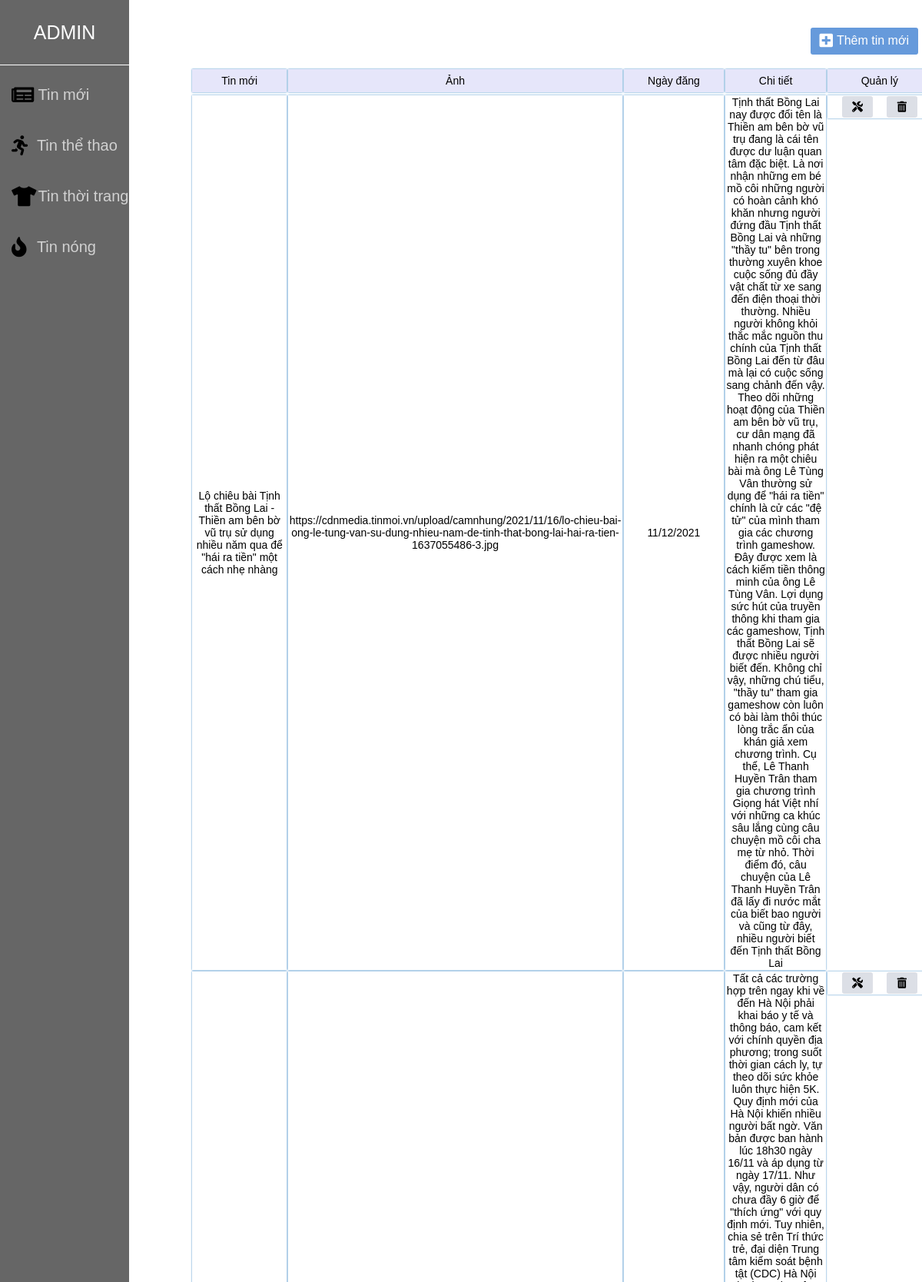
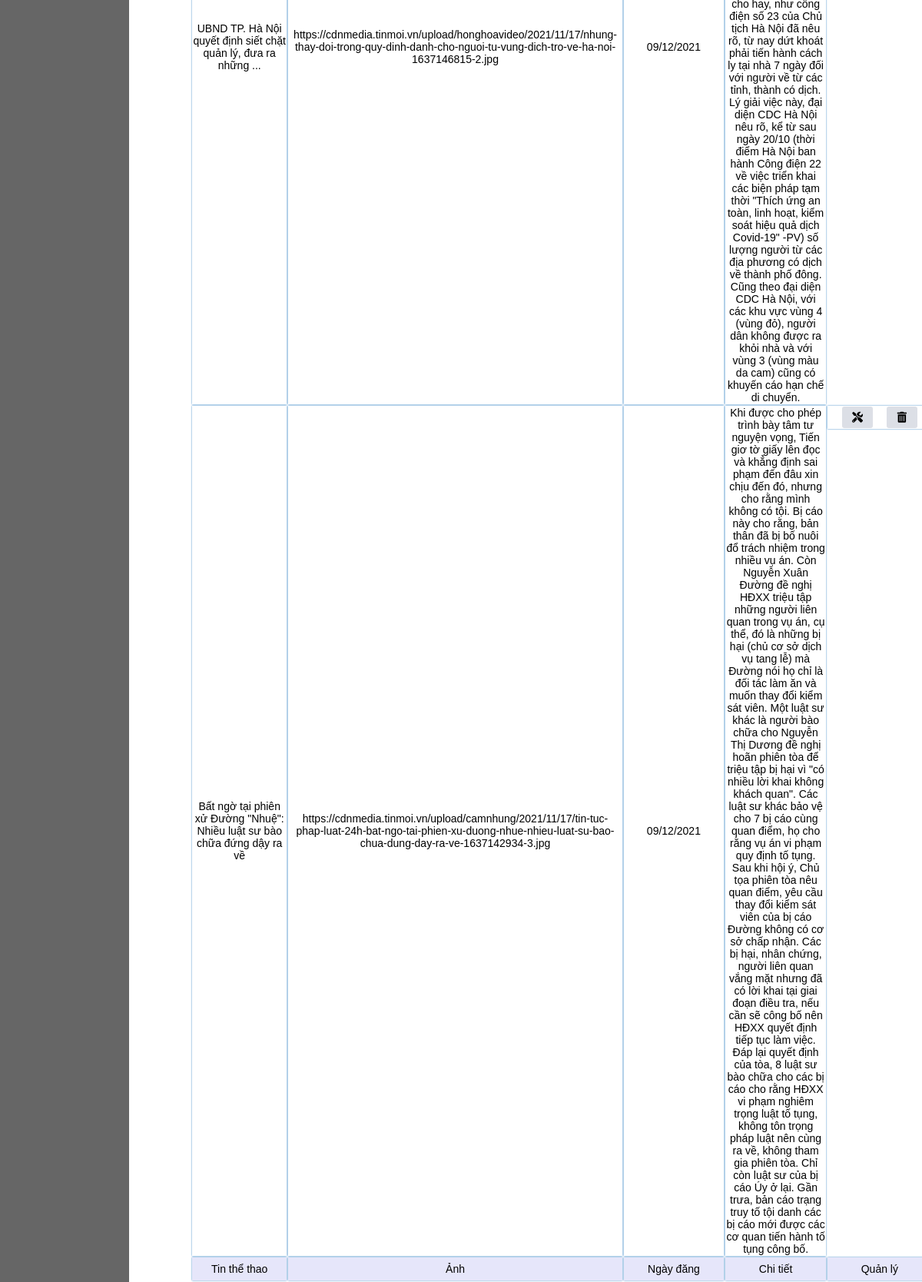
/administration.php (upper part), run on the app's committed database (2 pictures, top to bottom).
### tables this page shows
CREATE TABLE `tinmoi` (
  `ID` int(11) NOT NULL,
  `titlenew` varchar(256) DEFAULT NULL,
  `imagenew` varchar(500) DEFAULT NULL,
  `timenew` varchar(500) DEFAULT NULL,
  `detailsnew` longtext DEFAULT NULL
);

### administration.php (the view, shortened to what this page needs)
<!DOCTYPE html>
<html lang="en">
<head>
    <link rel="stylesheet" href="./assets/css/grid.css">
    <link rel="stylesheet" href="./assets/css/base.css">
    <link rel="stylesheet" href="./assets/css/style.css">
    <link rel="stylesheet" href="./assets/css/responsive.css">
    <link rel="stylesheet" href="   ./assets/fonts/fontawesome-free-5.15.4/css/all.min.css">
</head>
<body>
    <div class="around">
        <div class="around_left l-2 m-0 c-0">
            <h1 class="around_left-title">ADMIN</h1>
            <div class="around_left-item">
                <i class="fas fa-newspaper"></i>
                <p><a href="#tinmoi">Tin mới</a></p>
            </div>
            <div class="around_left-item">
                <i class="fas fa-running"></i>
                <p><a href="#tinthethao">Tin thể thao</a></p>
            </div>
            <div class="around_left-item">
                <i class="fas fa-tshirt"></i>
                <p><a href="#tinthoitrang">Tin thời trang</a></p>
            </div>
            <div class="around_left-item">
                <i class="fas fa-fire"></i>
                <p><a href="#tinnong">Tin nóng</a></p>
            </div>
        </div>
        <div class="around_right l-10 m-12 c-12">
            <div class="btn-add">
                <div class="btn-add-link">
                    <i class="fas fa-plus-square" style="margin-right: 5px; color: var(--white-color);"></i>
                    <a href="./addnews.php">Thêm tin mới</a>
                </div>
            </div>
            <div class="around_right-info">
                <table class="table">
                    <thead id="tinmoi">
                        <tr>
                            <td bgcolor="#E6E6FA">Tin mới</td>
                            <td bgcolor="#E6E6FA">Ảnh</td>
                            <td bgcolor="#E6E6FA">Ngày đăng</td>
                            <td bgcolor="#E6E6FA">Chi tiết</td>
                            <td bgcolor="#E6E6FA">Quản lý</td>
                    </thead>
                    <tbody>
                        <?php
                            $conn = mysqli_connect("localhost","root","","datanews");
                            $query=mysqli_query($conn,"select * from `tinmoi`");
                            while($row=mysqli_fetch_array($query)){
                        ?>
                        <tr>
                            <td><?php echo $row['titlenew']; ?></td>
                            <td><?php echo $row['imagenew']; ?></td>
                            <td><?php echo $row['timenew']; ?></td>
                            <td><?php echo $row['detailsnew']; ?></td>
                            <td class="around_right-info-link">
                                <a href="updatenews.php?titlenew=<?php echo $row['titlenew']; ?>">
                                    <i class="fas fa-tools"></i>
                                </a>
                                <a href="delete.php?titlenew=<?php echo $row['titlenew']; ?>">
                                    <i class="fas fa-trash-alt"></i>
                                </a>
                            </td>
                        </tr>
                        <?php
                        }
                        ?>
                    </tbody>
                    <thead id="tinthethao">
                        <tr>
                            <td bgcolor="#E6E6FA">Tin thể thao</td>
                            <td bgcolor="#E6E6FA">Ảnh</td>
                            <td bgcolor="#E6E6FA">Ngày đăng</td>
                            <td bgcolor="#E6E6FA">Chi tiết</td>
                            <td bgcolor="#E6E6FA">Quản lý</td>
                    </thead>
                </table>
            </div>
        </div>
    </div>
</body>
</html>

### assets/css/grid.css (style rules this page uses)
.c-0 { display: none; }
.c-12 { flex: 0 0 100%; max-width: 100%; }
@media (min-width: 740px) { .m-0 { display: none; } }
@media (min-width: 740px) { .m-1, .m-2, .m-3, .m-4, .m-5, .m-6, .m-7, .m-8, .m-9, .m-10, .m-11, .m-12 { display: block; } }
@media (min-width: 740px) { .m-12 { flex: 0 0 100%; max-width: 100%; } }
@media (min-width: 1113px) { .l-1, .l-2, .l-2-4, .l-3, .l-4, .l-5, .l-6, .l-7, .l-8, .l-9, .l-10, .l-11, .l-12 { display: block; } }
@media (min-width: 1113px) { .l-2 { flex: 0 0 16.66667%; max-width: 16.66667%; } }
@media (min-width: 1113px) { .l-10 { flex: 0 0 83.33333%; max-width: 83.33333%; } }

### assets/css/base.css (style rules this page uses)
:root { --black-color: #000; --white-color: #fff; --primary-color: #333333; --text-color: #D1D1D1; --hover-color: #C80000; }
* { box-sizing: inherit; }
html { font-size: 62.5%; line-height: 1.6rem; font-family: 'Roboto', sans-serif; box-sizing: border-box; }
a { text-decoration: none; }

### assets/css/style.css (style rules this page uses)
.around { display: flex; }
.around_left { background-color: rgba(0,0,0,0.6); position: fixed; top: 0; left: 0; right: 86%; bottom: 0; }
.around_right { padding: 10px; margin-left: 230px; }
.around_left-title { text-align: center; font-size: 2.5rem; color: var(--white-color); font-weight: 300; border-bottom: 1px solid white; margin: 0; padding: 34px 0; }
.around_left-item { display: flex; justify-content: center; align-items: center; padding-left: 15px; cursor: pointer; padding-top: 10px; }
.around_left-item i { font-size: 2.6rem; width: 16%; }
.around_left-item p { font-size: 2rem; margin-left: 10px; width: 84%; }
.around_left-item p a { transition: color ease 0.3s; color: var(--text-color); }
.btn-add { align-items: center; display: flex; justify-content: flex-end; padding-right: 20px; height: 70px; }
.btn-add-link { width: 140px; height: 35px; justify-content: center; align-items: center; display: flex; background-color: #669adb; border-radius: 3px; transition: box-shadow ease-in 0.1s; }
.btn-add-link a { font-size: 1.6rem; text-decoration: none; color: var(--white-color); }
.table { width: 100%; text-align: center; }
td { width: 20%; box-shadow: 0px 0px 2px #3482c5; height: 30px; font-size: 1.4rem; }
.around_right-info-link { display: flex; width: 100%; justify-content: space-evenly; }
.around_right-info-link a { text-decoration: none; background-color: #dcdfe6; color: #000; display: flex; width: 40px; height: 28px; border-radius: 3px; align-items: center; justify-content: center; transition: background-color ease 0.5s; }

### administration.php (style rules this page uses)
body { font-family: Arial, Helvetica, sans-serif; font-size: 20px; }

### data on the page
tinmoi: titlenew "Lộ chiêu bài Tịnh thất Bồng Lai - Thiền am bên bờ vũ trụ sử dụng nhiều năm qua để \"hái ra tiền\" một cách nhẹ nhàng", imagenew "https://cdnmedia.tinmoi.vn/upload/camnhung/2021/11/16/lo-chieu-bai-ong-le-tung-van-su-dung-nhieu-nam-de-tinh-that-bong-lai-hai-ra-tien-1637055486-3.jpg", timenew "11/12/2021", detailsnew "Tịnh thất Bồng Lai nay được đổi tên là Thiền am bên bờ vũ trụ đang là cái tên được dư luận quan tâm đặc biệt. Là nơi nhận những em bé mồ côi những người có hoàn cảnh khó khăn nhưng người đứng đầu Tịnh thất Bồng Lai và những \"thầy tu\" bên trong thường xuyên khoe cuộc sống đủ đầy vật chất từ xe sang đến điện thoại thời thường. Nhiều người không khỏi thắc mắc nguồn thu chính của Tịnh thất Bồng Lai đến từ đâu mà lại có cuộc sống sang chảnh đến vậy. Theo dõi những hoạt động của Thiền am bên bờ vũ trụ, cư dân mạng đã nhanh chóng phát hiện ra một chiêu bài mà ông Lê Tùng Vân thường sử dụng để \"hái ra tiền\" chính là cử các \"đệ tử\" của mình tham gia các chương trình gameshow. Đây được xem là cách…"
tinmoi: titlenew "UBND TP. Hà Nội quyết định siết chặt quản lý, đưa ra những ...", imagenew "https://cdnmedia.tinmoi.vn/upload/honghoavideo/2021/11/17/nhung-thay-doi-trong-quy-dinh-danh-cho-nguoi-tu-vung-dich-tro-ve-ha-noi-1637146815-2.jpg", timenew "09/12/2021", detailsnew "Tất cả các trường hợp trên ngay khi về đến Hà Nội phải khai báo y tế và thông báo, cam kết với chính quyền địa phương; trong suốt thời gian cách ly, tự theo dõi sức khỏe luôn thực hiện 5K. Quy định mới của Hà Nội khiến nhiều người bất ngờ. Văn bản được ban hành lúc 18h30 ngày 16/11 và áp dụng từ ngày 17/11. Như vậy, người dân có chưa đầy 6 giờ để \"thích ứng\" với quy định mới. Tuy nhiên, chia sẻ trên Trí thức trẻ, đại diện Trung tâm kiểm soát bệnh tật (CDC) Hà Nội cho hay, như công điện số 23 của Chủ tịch Hà Nội đã nêu rõ, từ nay dứt khoát phải tiến hành cách ly tại nhà 7 ngày đối với người về từ các tỉnh, thành có dịch. Lý giải việc này, đại diện CDC Hà Nội nêu rõ, kể từ sau ngày 20/10…"
tinmoi: titlenew "Bất ngờ tại phiên xử Đường \"Nhuệ\": Nhiều luật sư bào chữa đứng dậy ra về", imagenew "https://cdnmedia.tinmoi.vn/upload/camnhung/2021/11/17/tin-tuc-phap-luat-24h-bat-ngo-tai-phien-xu-duong-nhue-nhieu-luat-su-bao-chua-dung-day-ra-ve-1637142934-3.jpg", timenew "09/12/2021", detailsnew "Khi được cho phép trình bày tâm tư nguyện vọng, Tiến giơ tờ giấy lên đọc và khẳng định sai phạm đến đâu xin chịu đến đó, nhưng cho rằng mình không có tội. Bị cáo này cho rằng, bản thân đã bị bố nuôi đổ trách nhiệm trong nhiều vụ án. Còn Nguyễn Xuân Đường đề nghị HĐXX triệu tập những người liên quan trong vụ án, cụ thể, đó là những bị hại (chủ cơ sở dịch vụ tang lễ) mà Đường nói họ chỉ là đối tác làm ăn và muốn thay đổi kiểm sát viên. Một luật sư khác là người bào chữa cho Nguyễn Thị Dương đề nghị hoãn phiên tòa để triệu tập bị hại vì \"có nhiều lời khai không khách quan\". Các luật sư khác bảo vệ cho 7 bị cáo cùng quan điểm, họ cho rằng vụ án vi phạm quy định tố tụng. Sau khi hội ý, Chủ tọa…"
